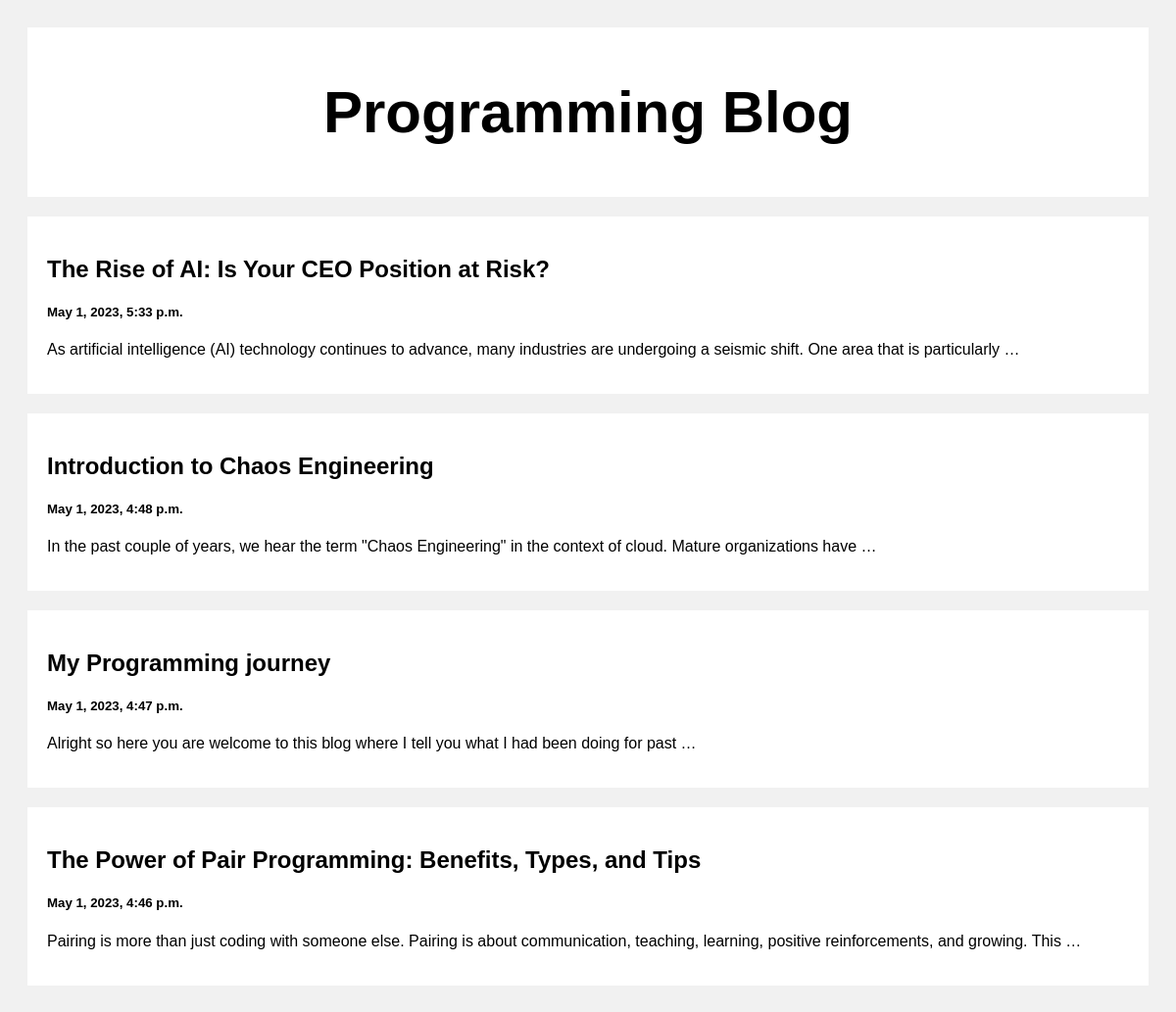
The page / on the database its author committed.
### posts/models.py (models this page shows)
class Post(models.Model):
  title = models.CharField(max_length=100)
  body = models.CharField(max_length=1000000)
  created_at = models.DateTimeField(default=timezone.now, blank=True)

### posts/views.py (the view)
# urls.py: path('', views.index, name='index'),
def index(request):
  posts = Post.objects.all()
  return render(request, 'index.html', {'posts': posts})

### templates/index.html (shortened to what this page needs)
<!DOCTYPE html>
<html>
<head>
</head>
<body>
<div class="header">
  <h2>Programming Blog</h2>
</div>
<div class="row">
  <div class="leftcolumn">
    {% for post in posts reversed %}
    <div class="card">
      <a style="text-decoration: none; color: black;" href="/post/{{post.id}}">
        <h2>{{post.title}}</h2>
        <h5>{{post.created_at}}</h5>
        <p>{{post.body|truncatewords:20}}</p>
      </a>
    </div>
    {% endfor %}
  </div>
</div>
</body>
</html>

### templates/index.html (style rules this page uses)
* { box-sizing: border-box; }
body { font-family: Arial; padding: 20px; background: #f1f1f1; }
.header { padding: 2px; font-size: 40px; text-align: center; background: white; }
.leftcolumn { float: left; width: 100%; }
.card { background-color: white; padding: 20px; margin-top: 20px; }
.row:after { content: ""; display: table; clear: both; }

### rows shown on the page
Post: title "The Rise of AI: Is Your CEO Position at Risk?", created_at "May 1, 2023, 5:33 p.m.", body "As artificial intelligence (AI) technology continues to advance, many industries are undergoing a seismic shift. One area that is particularly …"
Post: title "Introduction to Chaos Engineering", created_at "May 1, 2023, 4:48 p.m.", body "In the past couple of years, we hear the term \"Chaos Engineering\" in the context of cloud. Mature organizations have …"
Post: title "My Programming journey", created_at "May 1, 2023, 4:47 p.m.", body "Alright so here you are welcome to this blog where I tell you what I had been doing for past …"
Post: title "The Power of Pair Programming: Benefits, Types, and Tips", created_at "May 1, 2023, 4:46 p.m.", body "Pairing is more than just coding with someone else. Pairing is about communication, teaching, learning, positive reinforcements, and growing. This …"
